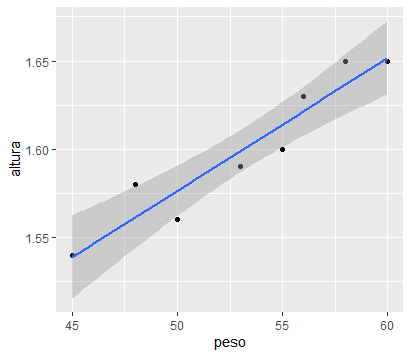

The script that drew this image:
 peso <- c(45,50,60,55,58,56,48,53)
 altura <- c(1.54,1.56,1.65,1.60,1.65,1.63,1.58,1.59)
 plot(peso, altura)
  lm(altura ~ peso)
  
   library(ggplot2) 
   ggplot(mapping = aes(peso, altura)) +
    geom_point() +
    geom_smooth(method = "lm")
   
   
